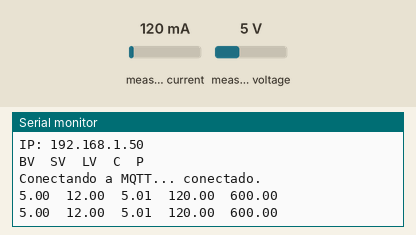
Simulated run of this sketch. Board: ESP8266 (Wemos D1 mini). Shown: the last lines printed to the serial monitor. The inputs (shaded band) are chosen by the test bench; at power-on: measured current 120 mA, measured voltage 5 V. WiFi joins after 1.5 s; servers stay silent unless stated; no MQTT or app messages arrive unless stated.

Above: at 2.8 s.
2.9 s: measured current set to 40 mA
At 4.2 s:
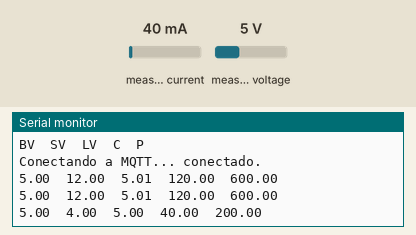
4.4 s: measured voltage set to 0.3 V
At 5.4 s:
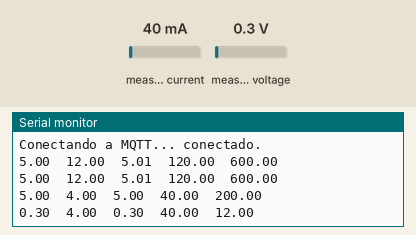
5.9 s: measured current set to 500 mA
At 7.5 s:
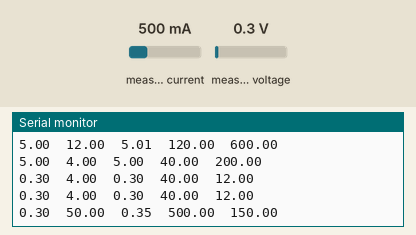
Timing chart, 0 to 9.0 s (numbered marks = the images above; inputs shaded):
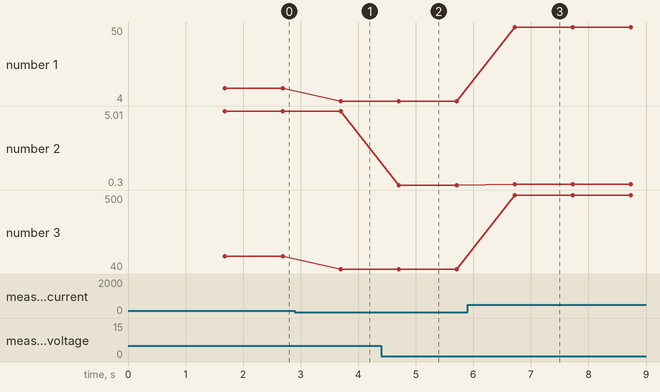

Measured:
- after the input at 2.9 s, the serial monitor: prints a new line after 0.79 s (image 1)
- after the input at 4.4 s, the serial monitor: prints a new line after 0.30 s (image 2)
- after the input at 5.9 s, the serial monitor: prints a new line after 0.82 s (image 3)
- plotted number 1: 12 → 4 after the input at 2.9 s, 4 → 50 after the input at 5.9 s
- plotted number 2: 5 → 0.3 after the input at 4.4 s, 0.3 → 0.35 after the input at 5.9 s
- plotted number 3: 120 → 40 after the input at 2.9 s, 40 → 500 after the input at 5.9 s

The sketch:

sketch.ino
```cpp
#include <ESP8266WiFi.h>
#include <PubSubClient.h>
#include "Wire.h"
#include "Adafruit_INA219.h"

Adafruit_INA219 ina219;

const char *ssid = "SSID";
const char *password = "PASSWORD";

const char *mqtt_server = "192.168.1.100";
const char *mqtt_topic = "/data";

WiFiClient espClient;
PubSubClient client(espClient);

// ----------------------------------------------------------------
// Conexión WiFi
// ----------------------------------------------------------------
void setup_wifi()
{
  delay(10);
  Serial.println();
  Serial.print("Conectando a ");
  Serial.println(ssid);

  WiFi.begin(ssid, password);

  while (WiFi.status() != WL_CONNECTED)
  {
    delay(500);
    Serial.print(".");
  }

  Serial.println("");
  Serial.println("WiFi conectado");
  Serial.print("IP: ");
  Serial.println(WiFi.localIP());
}

// ----------------------------------------------------------------
// Re-conexión MQTT si se cae
// ----------------------------------------------------------------
void reconnect()
{
  while (!client.connected())
  {
    Serial.print("Conectando a MQTT...");
    if (client.connect("WemosINA219"))
    {
      Serial.println(" conectado.");
    }
    else
    {
      Serial.print(" fallo, rc=");
      Serial.print(client.state());
      Serial.println(" intentando de nuevo en 2 segundos");
      delay(2000);
    }
  }
}

// ----------------------------------------------------------------
// SETUP
// ----------------------------------------------------------------
void setup()
{
  Serial.begin(9600);
  delay(100);

  setup_wifi();

  client.setServer(mqtt_server, 1883);

  if (!ina219.begin())
  {
    Serial.println("Failed to find INA219 chip");
    while (1)
    {
      delay(10);
    }
  }

  Serial.print("BV");
  Serial.print("\t");
  Serial.print("SV");
  Serial.print("\t");
  Serial.print("LV");
  Serial.print("\t");
  Serial.print("C");
  Serial.print("\t");
  Serial.println("P");
}

// ----------------------------------------------------------------
// LOOP
// ----------------------------------------------------------------
void loop()
{
  if (!client.connected())
  {
    reconnect();
  }
  client.loop();

  float shuntvoltage = ina219.getShuntVoltage_mV();
  float busvoltage = ina219.getBusVoltage_V();
  float current_mA = ina219.getCurrent_mA();
  float power_mW = ina219.getPower_mW();
  float loadvoltage = busvoltage + (shuntvoltage / 1000);

  Serial.print(busvoltage);
  Serial.print("\t");
  Serial.print(shuntvoltage);
  Serial.print("\t");
  Serial.print(loadvoltage);
  Serial.print("\t");
  Serial.print(current_mA);
  Serial.print("\t");
  Serial.println(power_mW);

  char payload[200];
  snprintf(payload, sizeof(payload),
           "{\"timestamp\":%lu,\"v\":%.3f,\"mA\":%.3f,\"mW\":%.3f}",
           millis(),   // o Date.now() equivalente en ESP (ms desde arranque)
           busvoltage, // v
           current_mA, // mA
           power_mW);  // mW

  client.publish(mqtt_topic, payload);

  delay(1000);
}
```
